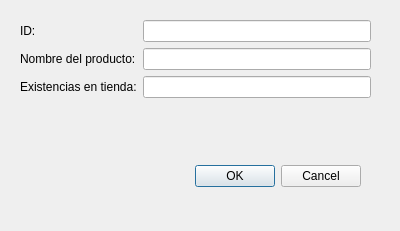
<?xml version="1.0" encoding="UTF-8"?>
<ui version="4.0">
 <class>formProducto</class>
 <widget class="QDialog" name="formProducto">
  <property name="windowModality">
   <enum>Qt::WindowModal</enum>
  </property>
  <property name="geometry">
   <rect>
    <x>0</x>
    <y>0</y>
    <width>400</width>
    <height>231</height>
   </rect>
  </property>
  <property name="windowTitle">
   <string>Ingres lai nformacion de la tienda</string>
  </property>
  <property name="sizeGripEnabled">
   <bool>false</bool>
  </property>
  <property name="modal">
   <bool>false</bool>
  </property>
  <widget class="QDialogButtonBox" name="buttonBox_producto">
   <property name="geometry">
    <rect>
     <x>20</x>
     <y>160</y>
     <width>341</width>
     <height>32</height>
    </rect>
   </property>
   <property name="orientation">
    <enum>Qt::Horizontal</enum>
   </property>
   <property name="standardButtons">
    <set>QDialogButtonBox::Cancel|QDialogButtonBox::Ok</set>
   </property>
  </widget>
  <widget class="QWidget" name="formLayoutWidget">
   <property name="geometry">
    <rect>
     <x>20</x>
     <y>20</y>
     <width>351</width>
     <height>121</height>
    </rect>
   </property>
   <layout class="QFormLayout" name="formLayout">
    <item row="0" column="0">
     <widget class="QLabel" name="label_ID_Producto">
      <property name="text">
       <string>ID:</string>
      </property>
     </widget>
    </item>
    <item row="0" column="1">
     <widget class="QLineEdit" name="lineEdit_ID_Producto"/>
    </item>
    <item row="1" column="0">
     <widget class="QLabel" name="label_Nombre_Producto">
      <property name="text">
       <string>Nombre del producto:</string>
      </property>
     </widget>
    </item>
    <item row="1" column="1">
     <widget class="QLineEdit" name="lineEdit_Nombre_Producto"/>
    </item>
    <item row="2" column="0">
     <widget class="QLabel" name="label_Existencias_Producto">
      <property name="text">
       <string>Existencias en tienda:</string>
      </property>
     </widget>
    </item>
    <item row="2" column="1">
     <widget class="QLineEdit" name="lineEdit_Existencias_Producto"/>
    </item>
   </layout>
  </widget>
 </widget>
 <resources/>
 <connections>
  <connection>
   <sender>buttonBox_producto</sender>
   <signal>accepted()</signal>
   <receiver>formProducto</receiver>
   <slot>accept()</slot>
   <hints>
    <hint type="sourcelabel">
     <x>248</x>
     <y>254</y>
    </hint>
    <hint type="destinationlabel">
     <x>157</x>
     <y>274</y>
    </hint>
   </hints>
  </connection>
  <connection>
   <sender>buttonBox_producto</sender>
   <signal>rejected()</signal>
   <receiver>formProducto</receiver>
   <slot>reject()</slot>
   <hints>
    <hint type="sourcelabel">
     <x>316</x>
     <y>260</y>
    </hint>
    <hint type="destinationlabel">
     <x>286</x>
     <y>274</y>
    </hint>
   </hints>
  </connection>
 </connections>
</ui>
